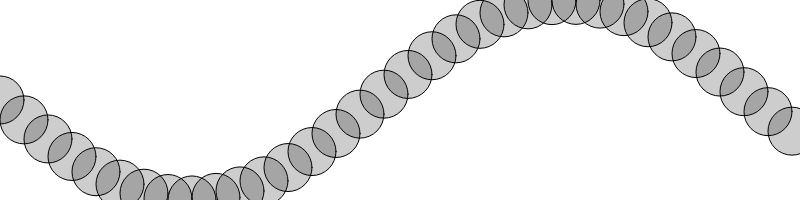
Frame 1 (no input)
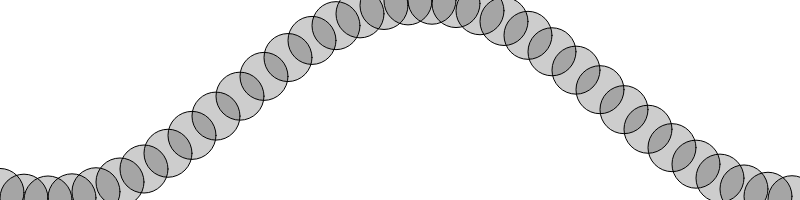
Frame 60 (no input)
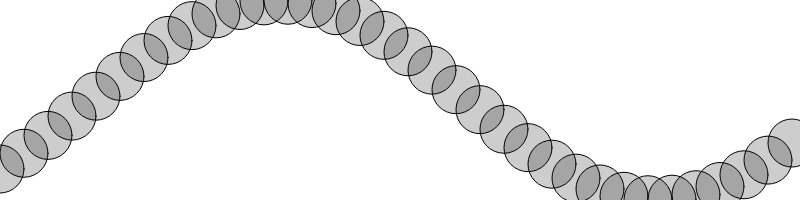
Frame 120 (the mouse pressed at the canvas centre since frame 60)

The p5.js sketch that drew these frames (run headless with seeded random() and noise() and a simulated clock; from frame 60 on, the mouse is pressed at the canvas centre):

// p5.js sketch
// ── sketch.js
let startAngle = 0;
let angleVelocity = 0.2;

function setup() {
  createCanvas(800,200);
}

function draw() {
  background(255);

  let angle = startAngle;
  startAngle += 0.02;

  for (let x = 0; x <= width; x += 24) {
    let y = map(sin(angle),-1,1,0,height);
    stroke(0);
    fill(0,50);
    ellipse(x,y,48);
    angle += angleVelocity;
  }

}
